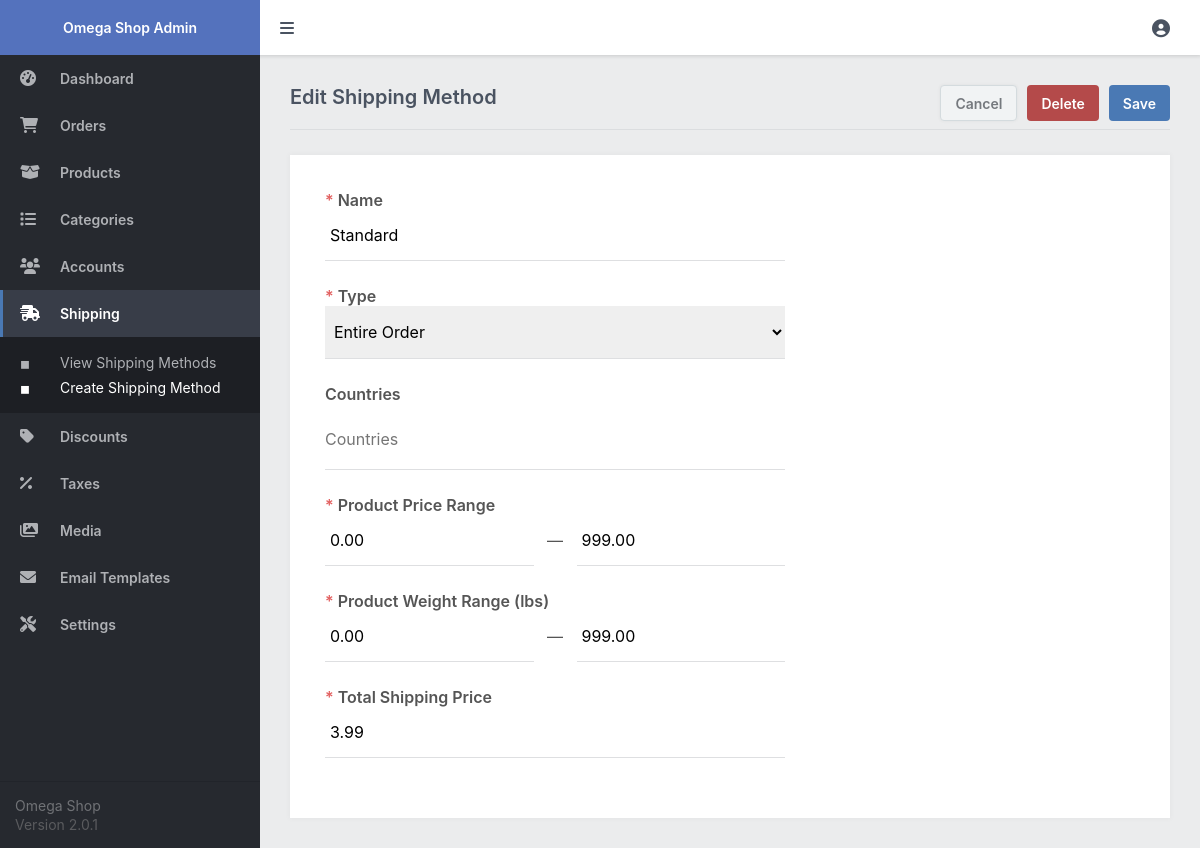
/admin/index.php?page=shipping_process&id=1 (signed in), run on the app's committed database.
### tables this page shows
CREATE TABLE `shipping` (
  `id` int(11) NOT NULL,
  `name` varchar(255) NOT NULL,
  `type` enum('Single Product','Entire Order') NOT NULL DEFAULT 'Single Product',
  `countries` varchar(255) NOT NULL DEFAULT '',
  `price_from` decimal(7,2) NOT NULL,
  `price_to` decimal(7,2) NOT NULL,
  `price` decimal(7,2) NOT NULL,
  `weight_from` decimal(7,2) NOT NULL DEFAULT 0.00,
  `weight_to` decimal(7,2) NOT NULL DEFAULT 0.00
);

### admin/index.php (called while the page is built, shortened)
<?php
include '../functions.php';
$page = isset($_GET['page']) && file_exists($_GET['page'] . '.php') ? $_GET['page'] : 'dashboard';
include $page . '.php';
?>

### admin/shipping_process.php (the view, shortened to what this page needs)
<?php
$shipping = [
    'name' => '',
    'price_from' => '',
    'price_to' => '',
    'weight_from' => '',
    'weight_to' => '',
    'price' => '',
    'type' => 'Single Product',
    'countries' => ''
];
$types = ['Single Product', 'Entire Order'];
if (isset($_GET['id'])) {
    $page = 'Edit';
    $stmt = $pdo->prepare('SELECT * FROM shipping WHERE id = ?');
    $stmt->execute([ $_GET['id'] ]);
    $shipping = $stmt->fetch(PDO::FETCH_ASSOC);
}
?>
<?=template_admin_header($page . ' Shipping Method', 'shipping', 'manage')?>
<form action="" method="post">
    <div class="content-title responsive-flex-wrap responsive-pad-bot-3">
        <h2 class="responsive-width-100"><?=$page?> Shipping Method</h2>
        <a href="index.php?page=shipping" class="btn alt mar-right-2">Cancel</a>
        <?php if ($page == 'Edit'): ?>
        <input type="submit" name="delete" value="Delete" class="btn red mar-right-2" onclick="return confirm('Are you sure you want to delete this shipping method?')">
        <?php endif; ?>
        <input type="submit" name="submit" value="Save" class="btn">
    </div>
    <div class="content-block">
        <div class="form responsive-width-100">
            <label for="name"><i class="required">*</i> Name</label>
            <input type="text" name="name" placeholder="Name" value="<?=$shipping['name']?>" required>
            <label for="type"><i class="required">*</i> Type</label>
            <select name="type" id="type" required>
                <?php foreach ($types as $type): ?>
                <option value="<?=$type?>"<?=$shipping['type'] == $type ? ' selected' : ''?>><?=$type?></option>
                <?php endforeach; ?>
            </select>
            <label for="countries">Countries</label>
            <div class="multiselect" data-name="countries[]">
                <input type="text" class="search" id="countries" placeholder="Countries">
            </div>
            <label for="price"><i class="required">*</i> Product Price Range</label>
            <div style="display:flex;margin:0;">
                <input type="number" name="price_from" placeholder="From" min="0" step=".01" value="<?=$shipping['price_from']?>" required>
                <span style="padding-top:15px">&nbsp;&nbsp;&nbsp;&mdash;&nbsp;&nbsp;&nbsp;</span>
                <input type="number" name="price_to" placeholder="To" min="0" step=".01" value="<?=$shipping['price_to']?>" required>
            </div>
            <label for="price"><i class="required">*</i> Product Weight Range (lbs)</label>
            <div style="display:flex;margin:0;">
                <input type="number" name="weight_from" placeholder="From" min="0" step=".01" value="<?=$shipping['weight_from']?>" required>
                <span style="padding-top:15px">&nbsp;&nbsp;&nbsp;&mdash;&nbsp;&nbsp;&nbsp;</span>
                <input type="number" name="weight_to" placeholder="To" min="0" step=".01" value="<?=$shipping['weight_to']?>" required>
            </div>
            <label for="name"><i class="required">*</i> Total Shipping Price</label>
            <input type="number" name="price" placeholder="3.99" min="0" step=".01" value="<?=$shipping['price']?>" required>
        </div>
    </div>
</form>
<?=template_admin_footer()?>

### admin/admin.css (style rules this page uses)
* { box-sizing: border-box; font-family: -apple-system, BlinkMacSystemFont, "segoe ui", roboto, oxygen, ubuntu, cantarell, "fira sans", "droid sans", "helvetica neue", Arial, sans-serif; font-size: 16px; }
html { height: 100%; }
body { position: relative; min-height: 100%; color: #555555; background-color: #ebeced; margin: 0; }
h1, h2, h3, h4, h5 { color: #4a5361; margin: 0; padding: 0; }
main h2 { font-size: 20px; padding-bottom: 20px; font-weight: 600; }
main .content-title { border-bottom: 1px solid #dbdddf; display: flex; }
main .content-title h2 { flex: 1; }
main .content-title .btn { height: 36px; }
main .content-block { background-color: #fff; margin-top: 25px; padding: 15px; box-shadow: 0px 0px 5px 1px rgba(0, 0, 0, 0.03); overflow: hidden; }
main .form { display: flex; flex-flow: column; width: 500px; padding: 20px; }
main .form input[type="text"], main .form input[type="password"], main .form input[type="datetime-local"], main .form input[type="email"], main .form input[type="number"], main .form textarea, main .form select { width: 100%; padding: 15px 5px; margin-bottom: 25px; border: 0; border-bottom: 1px solid #dedfe1; }
main .form label { display: block; font-weight: 600; }
main .form label .required { font-style: normal; color: #e26060; }
main .form .multiselect { position: relative; display: flex; flex-flow: wrap; border-bottom: 1px solid #dedfe1; padding-bottom: 10px; margin: 15px 0 25px 0; margin-bottom: 25px; }
main .form .multiselect input { height: 40px; width: 80px; flex-grow: 1; padding: 0; margin: 0; outline: 0; border: 0; }
.btn { display: inline-flex; align-items: center; justify-content: center; text-decoration: none; appearance: none; cursor: pointer; border: 0; background: #4a79b4; color: #ffffff; padding: 0 14px; font-size: 14px; font-weight: 600; border-radius: 4px; height: 38px; }
.btn.red { background: #b44a4a; }
.btn.alt { color: #75797e; border: 1px solid #d4dbde; box-shadow: 0px 0px 3px 1px rgba(0, 0, 0, 0.03); background: #f1f3f4; }
.mar-right-2 { margin-right: 10px; }

### data on the page
shipping: name "Standard", type "Entire Order", price_from "0.00", price_to "999.00", weight_from "0.00", weight_to "999.00", price "3.99"

### other printed values
$page "Edit"
